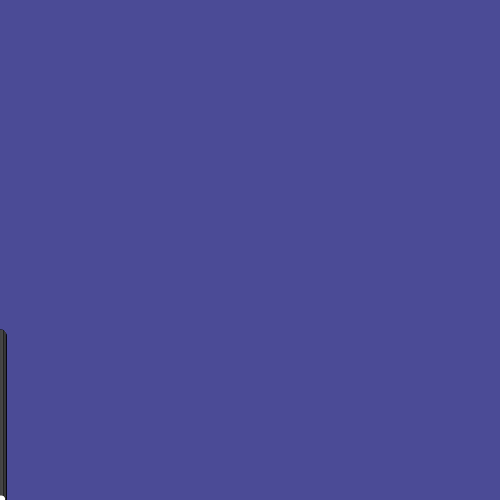
Frame 1 (no input)
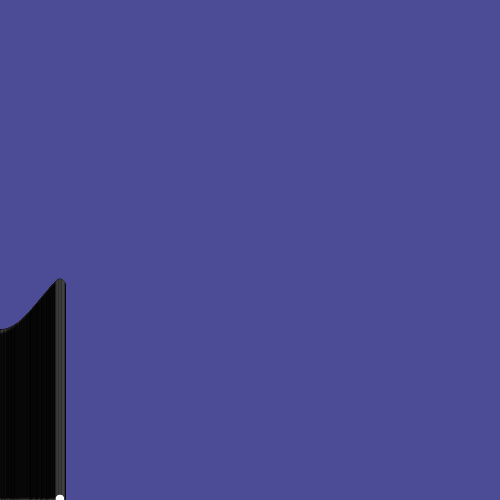
Frame 60 (no input)
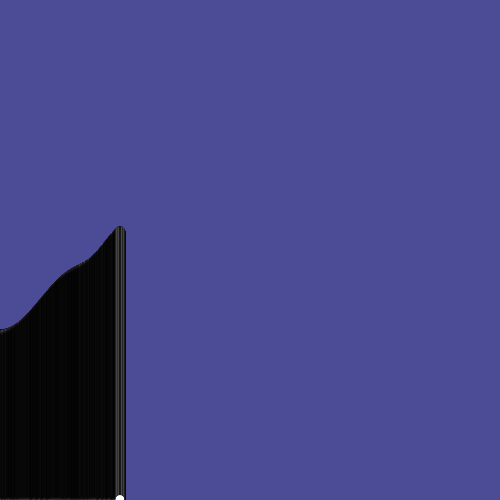
Frame 120 (the mouse pressed at the canvas centre since frame 60)

The p5.js sketch that drew these frames (run headless with seeded random() and noise() and a simulated clock; from frame 60 on, the mouse is pressed at the canvas centre):

// p5.js sketch
// ── sketch.js
// https://editor.p5js.org/jht9629-nyu/sketches/hxuiCBsRj
// matt-parker-07_06-Ranges
// https://github.com/madparker/-p5t/blob/main/%23p5t/ArtSketch/07_06_2020/Ranges/Ranges.pde
// #p5t/ArtSketch/07_06_2020/Ranges/Ranges.pde

let x = 0,
  y = 0;

function setup() {
  createCanvas(500, 500);
  background(75, 75, 150);
}

function draw() {
  x++;
  y = noise(-frameCount / 500, -frameCount / 500) * 500;
  for (let i = y; i < 500; i++) {
    circle(x, i, 10);
  }

  if (x > 500) {
    x = 0;
    stroke(random(255), random(255), 250);
  }
}

// ---- Original Processing source: #p5t/ArtSketch/07_06_2020/Ranges/Ranges.pde
/*
float x,y;

void setup(){
  size(500,500);
  background(75,75,150);
}

void draw(){
  x++;
  y=noise(-frameCount/500f,-frameCount/500f)* 500;
  for(float i=y;i<500;i++){
    circle(x, i, 10);
  }
  
  if(x>500){
    x=0;
    stroke(random(255),random(255),250);
  }
}
*/
